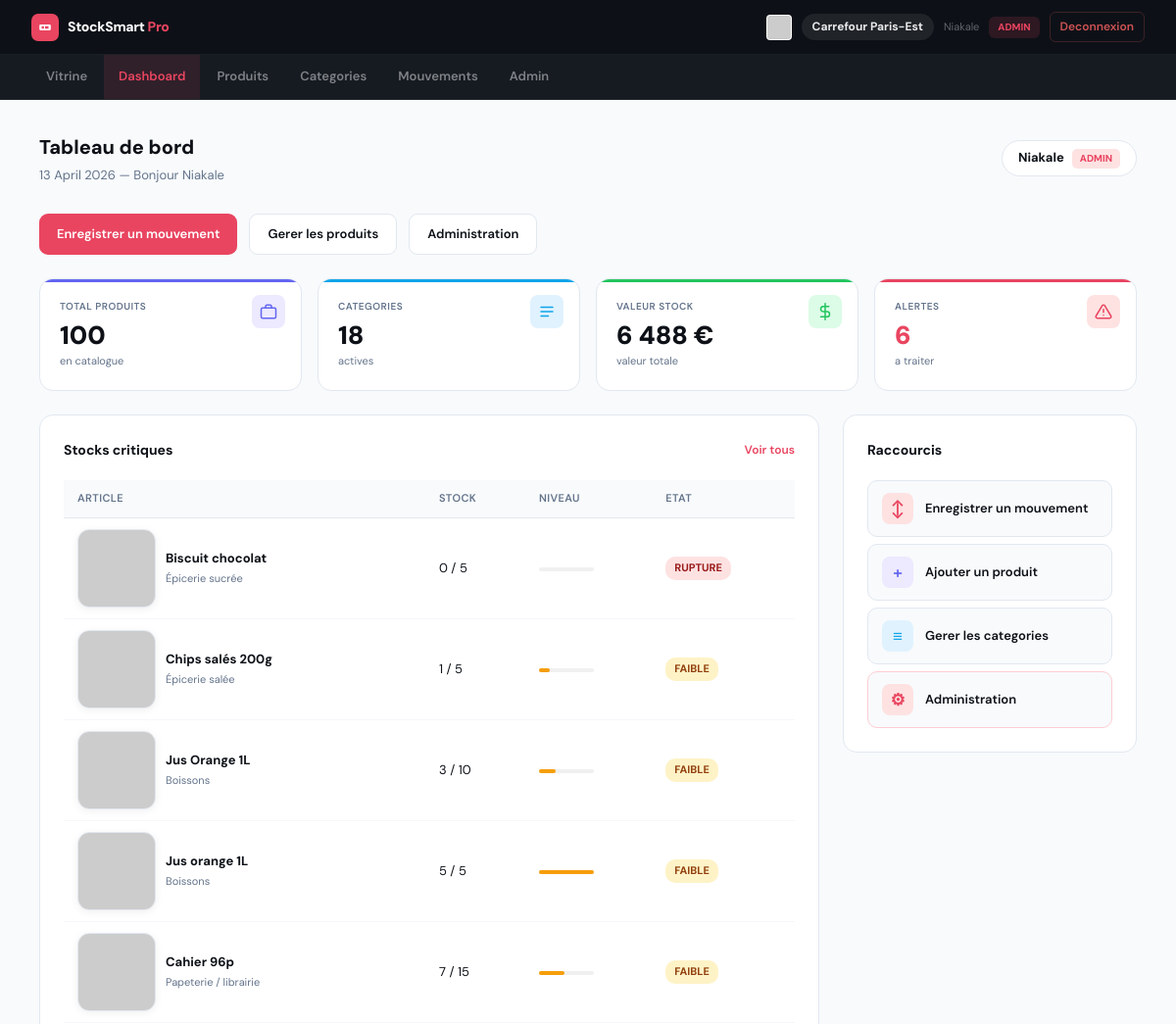
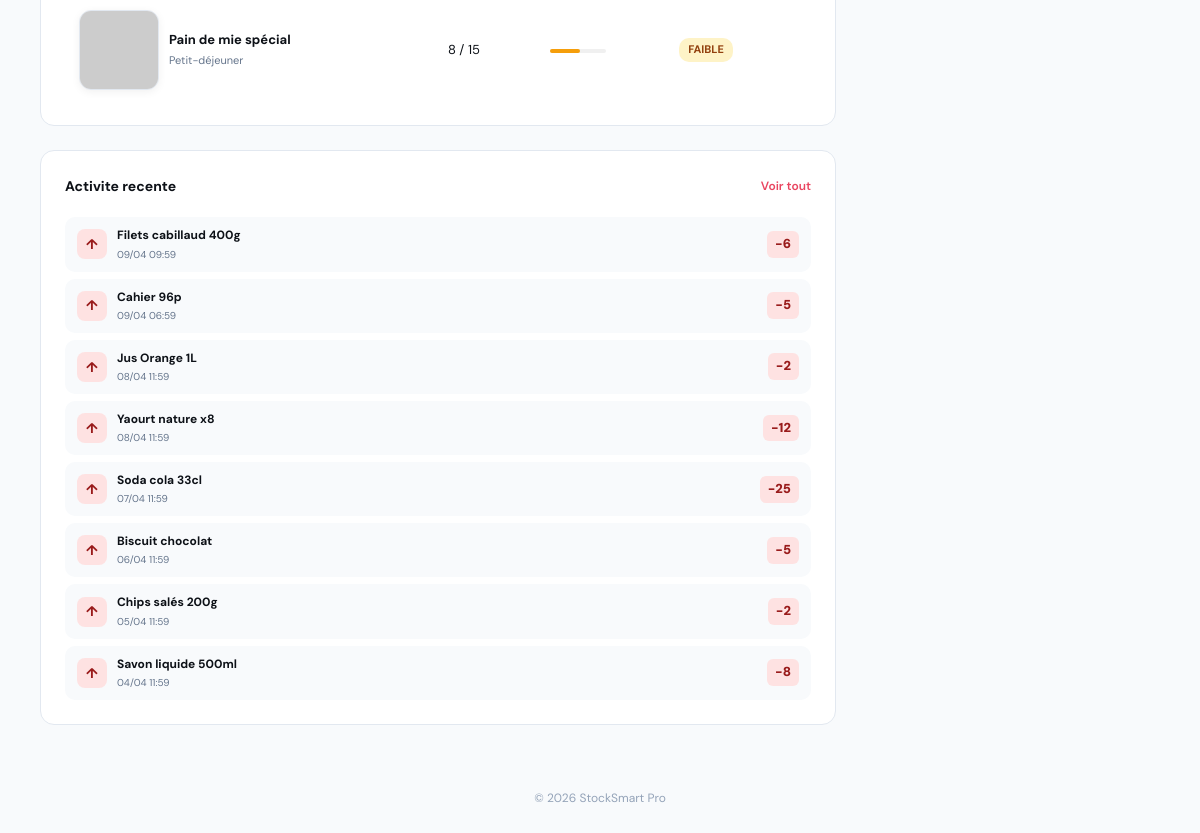
/dashboard.php (signed in), run on the app's committed database (2 pictures, top to bottom).
### tables this page shows
CREATE TABLE produits (
  id int(11) NOT NULL AUTO_INCREMENT,
  enseigne_id int(11) NOT NULL,         
  reference varchar(50) NOT NULL,
  nom varchar(150) NOT NULL,
  marque varchar(100) DEFAULT '',
  fournisseur varchar(100) DEFAULT '',
  categorie_id int(11) DEFAULT NULL,
  quantite int(11) DEFAULT 0,
  seuil_alerte int(11) DEFAULT 5,
  prix decimal(10,2) DEFAULT 0.00,
  image varchar(255) DEFAULT '',
  created_at timestamp NOT NULL DEFAULT current_timestamp(),
  PRIMARY KEY (id),
  UNIQUE KEY uk_reference_enseigne (reference, enseigne_id),   
  KEY idx_enseigne_nom (enseigne_id, nom),
  KEY idx_enseigne_quantite (enseigne_id, quantite),
  KEY idx_enseigne_seuil (enseigne_id, seuil_alerte),
  FOREIGN KEY (enseigne_id) REFERENCES enseignes(id) ON DELETE CASCADE,
  FOREIGN KEY (categorie_id) REFERENCES categories(id) ON DELETE SET NULL
);

CREATE TABLE categories (
  id int(11) NOT NULL AUTO_INCREMENT,
  nom varchar(100) NOT NULL,
  PRIMARY KEY (id),
  INDEX idx_nom (nom)
);

CREATE TABLE mouvements (
  id int(11) NOT NULL AUTO_INCREMENT,
  enseigne_id int(11) NOT NULL,         
  produit_id int(11) NOT NULL,
  utilisateur_id int(11) DEFAULT NULL,
  type_mouvement enum('approvisionnement','vente','perte_peremption','casse','retour_fournisseur','inventaire_regularisation','transfert','perte') NOT NULL,
  quantite int(11) NOT NULL,
  commentaire text DEFAULT NULL,
  date_mouvement datetime DEFAULT current_timestamp(),
  PRIMARY KEY (id),
  KEY idx_enseigne_date (enseigne_id, date_mouvement),
  KEY idx_produit (produit_id),
  KEY idx_utilisateur (utilisateur_id),
  FOREIGN KEY (enseigne_id) REFERENCES enseignes(id) ON DELETE CASCADE,
  FOREIGN KEY (produit_id) REFERENCES produits(id) ON DELETE CASCADE,
  FOREIGN KEY (utilisateur_id) REFERENCES utilisateurs(id) ON DELETE SET NULL
);

### config.php (called while the page is built, shortened)
<?php
function isAdmin(): bool {
    return ($_SESSION['user_role'] ?? '') === 'admin';
}
function canEdit(): bool {
    return in_array($_SESSION['user_role'] ?? '', ['admin', 'gerant', 'chef_rayon', 'magasinier']);
}
function h(string $s): string {
    return htmlspecialchars($s, ENT_QUOTES, 'UTF-8');
}

### dashboard.php (the view, shortened to what this page needs)
<?php
require_once 'config.php';
$user_prenom = $_SESSION['user_prenom'] ?? 'Utilisateur';
$user_role   = $_SESSION['user_role']   ?? 'employe';
$enseigne_id = $_SESSION['enseigne_id'];
$s = $pdo->prepare("SELECT COUNT(*) FROM produits WHERE enseigne_id = ?");
$s->execute([$enseigne_id]);
$totalProduits = (int)$s->fetchColumn();
$totalCategories = (int)$pdo->query("SELECT COUNT(*) FROM categories")->fetchColumn();
$s = $pdo->prepare("SELECT COUNT(*) FROM produits WHERE enseigne_id = ? AND quantite > 0 AND quantite <= seuil_alerte");
$s->execute([$enseigne_id]);
$stockFaible = (int)$s->fetchColumn();
$s = $pdo->prepare("SELECT COUNT(*) FROM produits WHERE enseigne_id = ? AND quantite = 0");
$s->execute([$enseigne_id]);
$ruptures = (int)$s->fetchColumn();
$s = $pdo->prepare("SELECT SUM(prix * quantite) FROM produits WHERE enseigne_id = ?");
$s->execute([$enseigne_id]);
$valeurStock = (float)($s->fetchColumn() ?: 0);
$s = $pdo->prepare("
    SELECT m.date_mouvement, m.type_mouvement, m.quantite, p.nom AS produit_nom
    FROM mouvements m JOIN produits p ON m.produit_id = p.id
    WHERE m.enseigne_id = ?
    ORDER BY m.date_mouvement DESC LIMIT 8
");
$s->execute([$enseigne_id]);
$derniersMouvements = $s->fetchAll();
$s = $pdo->prepare("
    SELECT p.nom, p.quantite, p.seuil_alerte, p.marque, p.image, c.nom AS categorie
    FROM produits p LEFT JOIN categories c ON p.categorie_id = c.id
    WHERE p.enseigne_id = ? AND p.quantite <= p.seuil_alerte
    ORDER BY p.quantite ASC LIMIT 6
");
$s->execute([$enseigne_id]);
$produitsAlerte = $s->fetchAll();
?>
<?php require_once '_nav.php'; ?>
<div class="container">
  <div class="page-header">
    <div>
      <div class="page-title">Tableau de bord</div>
      <div class="page-sub"><?= date('d F Y') ?> — Bonjour <?= h($user_prenom) ?></div>
    </div>
    <div class="user-pill">
      <?= h($user_prenom) ?>
      <span class="role-badge"><?= strtoupper($user_role) ?></span>
    </div>
  </div>
  <div class="quick-actions">
    <a href="pages/mouvements.php" class="btn-dash btn-dash-red">Enregistrer un mouvement</a>
    <?php if (canEdit()): ?>
      <a href="pages/produits.php" class="btn-dash btn-dash-outline">Gerer les produits</a>
    <?php endif; ?>
    <?php if (isAdmin()): ?>
      <a href="pages/admin.php" class="btn-dash btn-dash-outline">Administration</a>
    <?php endif; ?>
  </div>
<div class="kpi-grid">
  <div class="kpi">
    <div class="kpi-bar" style="background:#6366f1;"></div>
    <div class="kpi-icon" style="background:#ede9fe;">
      <svg viewBox="0 0 24 24" width="18" height="18" fill="none" stroke="#6366f1" stroke-width="2" stroke-linecap="round" stroke-linejoin="round">
        <rect x="2" y="7" width="20" height="14" rx="2"/><path d="M16 7V5a2 2 0 00-2-2h-4a2 2 0 00-2 2v2"/>
      </svg>
    </div>
    <div class="kpi-label">Total produits</div>
    <div class="kpi-val"><?= $totalProduits ?></div>
    <div class="kpi-sub">en catalogue</div>
  </div>
  <div class="kpi">
    <div class="kpi-bar" style="background:#0ea5e9;"></div>
    <div class="kpi-icon" style="background:#e0f2fe;">
      <svg viewBox="0 0 24 24" width="18" height="18" fill="none" stroke="#0ea5e9" stroke-width="2" stroke-linecap="round" stroke-linejoin="round">
        <path d="M4 6h16M4 12h16M4 18h10"/>
      </svg>
    </div>
    <div class="kpi-label">Categories</div>
    <div class="kpi-val"><?= $totalCategories ?></div>
    <div class="kpi-sub">actives</div>
  </div>
  <div class="kpi">
    <div class="kpi-bar" style="background:#22c55e;"></div>
    <div class="kpi-icon" style="background:#dcfce7;">
      <svg viewBox="0 0 24 24" width="18" height="18" fill="none" stroke="#22c55e" stroke-width="2" stroke-linecap="round" stroke-linejoin="round">
        <line x1="12" y1="1" x2="12" y2="23"/><path d="M17 5H9.5a3.5 3.5 0 000 7h5a3.5 3.5 0 010 7H6"/>
      </svg>
    </div>
    <div class="kpi-label">Valeur stock</div>
    <div class="kpi-val"><?= number_format($valeurStock, 0, ',', ' ') ?> €</div>
    <div class="kpi-sub">valeur totale</div>
  </div>
  <div class="kpi">
    <div class="kpi-bar" style="background:<?= ($stockFaible+$ruptures>0)?'#e94560':'#22c55e' ?>;"></div>
    <div class="kpi-icon" style="background:<?= ($stockFaible+$ruptures>0)?'#fee2e2':'#dcfce7' ?>;">
      <svg viewBox="0 0 24 24" width="18" height="18" fill="none" stroke="<?= ($stockFaible+$ruptures>0)?'#e94560':'#22c55e' ?>" stroke-width="2" stroke-linecap="round" stroke-linejoin="round">
        <path d="M10.29 3.86L1.82 18a2 2 0 001.71 3h16.94a2 2 0 001.71-3L13.71 3.86a2 2 0 00-3.42 0z"/><line x1="12" y1="9" x2="12" y2="13"/><line x1="12" y1="17" x2="12.01" y2="17"/>
      </svg>
    </div>
    <div class="kpi-label">Alertes</div>
    <div class="kpi-val" style="color:<?= ($stockFaible+$ruptures>0)?'#e94560':'#22c55e' ?>;"><?= $stockFaible+$ruptures ?></div>
    <div class="kpi-sub"><?= ($stockFaible+$ruptures>0)?'a traiter':'stock optimal' ?></div>
  </div>
</div>
  <div class="main-grid">
    <div style="display:flex;flex-direction:column;gap:1.5rem;">
      <div class="card">
        <div class="card-header">
          <div class="card-title">Stocks critiques</div>
          <a href="pages/produits.php" class="card-link">Voir tous</a>
        </div>
        <?php if (empty($produitsAlerte)): ?>
          <p style="text-align:center;padding:2rem;color:#22c55e;font-weight:600;">Tous les stocks sont au niveau optimal.</p>
        <?php else: ?>
          <table>
            <thead><tr><th>Article</th><th>Stock</th><th>Niveau</th><th>Etat</th></tr></thead>
            <tbody>
              <?php foreach ($produitsAlerte as $p):
                $search   = trim(($p['marque'] ?? '') . ' ' . $p['nom']);
                $localImg = !empty($p['image']) ? $p['image'] : '';
                $hasLocal = $localImg && file_exists($localImg);
                $avatar   = 'https://ui-avatars.com/api/?name=' . urlencode(mb_substr($p['nom'],0,2)) . '&background=f1f5f9&color=64748b&size=60&bold=true';
                $src      = $hasLocal ? $localImg : $avatar;
                $wid      = 'dw_' . md5($p['nom']);
                $pct      = $p['seuil_alerte'] > 0 ? min(100, round(($p['quantite']/$p['seuil_alerte'])*100)) : 0;
                $color    = $p['quantite'] == 0 ? '#e94560' : '#f59e0b';
              ?>
              <tr>
                <td>
                  <div class="prod-cell">
                    <div class="img-wrap <?= $hasLocal?'loaded':'' ?>" id="<?= $wid ?>">
                      <img class="prod-img-sm" src="<?= $src ?>" alt="<?= h($p['nom']) ?>"
                           <?= !$hasLocal ? 'data-search="'.h($search).'" data-wrapid="'.$wid.'"' : '' ?>>
                    </div>
                    <div>
                      <div class="prod-name"><?= h($p['nom']) ?></div>
                      <div class="prod-cat"><?= h($p['categorie'] ?? '') ?></div>
                    </div>
                  </div>
                </td>
                <td style="font-size:13px;white-space:nowrap;"><?= $p['quantite'] ?> / <?= $p['seuil_alerte'] ?></td>
                <td><div class="stock-bw"><div class="stock-bf" style="width:<?= $pct ?>%;background:<?= $color ?>;"></div></div></td>
                <td><span class="badge <?= $p['quantite']==0?'badge-crit':'badge-warn' ?>"><?= $p['quantite']==0?'RUPTURE':'FAIBLE' ?></span></td>
              </tr>
              <?php endforeach; ?>
            </tbody>
          </table>
        <?php endif; ?>
      </div>
      <div class="card">
        <div class="card-header">
          <div class="card-title">Activite recente</div>
          <a href="pages/mouvements.php" class="card-link">Voir tout</a>
        </div>
        <div class="act-list">
          <?php if (empty($derniersMouvements)): ?>
            <p style="text-align:center;padding:1rem;color:var(--mid);">Aucune activite enregistree.</p>
          <?php else: ?>
            <?php foreach ($derniersMouvements as $m):
              $entree = $m['type_mouvement'] === 'entree';
            ?>
            <div class="act-item">
              <div class="act-dir" style="background:<?= $entree?'#dcfce7':'#fee2e2' ?>;color:<?= $entree?'#16a34a':'#991b1b' ?>;">
                <?= $entree ? '↓' : '↑' ?>
              </div>
              <div>
                <div class="act-prod"><?= h($m['produit_nom']) ?></div>
                <div class="act-meta"><?= date('d/m H:i', strtotime($m['date_mouvement'])) ?></div>
              </div>
              <span class="act-qty" style="background:<?= $entree?'#dcfce7':'#fee2e2' ?>;color:<?= $entree?'#16a34a':'#991b1b' ?>;">
                <?= $entree?'+':'-' ?><?= $m['quantite'] ?>
              </span>
            </div>
            <?php endforeach; ?>
          <?php endif; ?>
        </div>
      </div>
    </div>
    <div>
      <div class="card">
        <div class="card-header"><div class="card-title">Raccourcis</div></div>
        <div class="short-list">
          <a href="pages/mouvements.php" class="short-item">
            <div class="short-icon" style="background:#fee2e2;color:#e94560;">↕</div>
            Enregistrer un mouvement
          </a>
          <a href="pages/produits.php" class="short-item">
            <div class="short-icon" style="background:#ede9fe;color:#6366f1;">+</div>
            Ajouter un produit
          </a>
          <a href="pages/categories.php" class="short-item">
            <div class="short-icon" style="background:#e0f2fe;color:#0ea5e9;">≡</div>
            Gerer les categories
          </a>
          <?php if (isAdmin()): ?>
          <a href="pages/admin.php" class="short-item" style="border-color:#fecdd3;">
            <div class="short-icon" style="background:#fee2e2;color:#e94560;">⚙</div>
            Administration
          </a>
          <?php endif; ?>
        </div>
      </div>
    </div>
  </div>
</div>
<footer>© <?= date('Y') ?> StockSmart Pro</footer>
</body>
</html>

### data on the page
produits: nom "Biscuit chocolat", categorie.nom "Épicerie sucrée", quantite "0", seuil_alerte "5", shows "RUPTURE"
produits: nom "Chips salés 200g", categorie.nom "Épicerie salée", quantite "1", seuil_alerte "5", shows "FAIBLE"
produits: nom "Jus Orange 1L", categorie.nom "Boissons", quantite "3", seuil_alerte "10", shows "FAIBLE"
produits: nom "Jus orange 1L", categorie.nom "Boissons", quantite "5", seuil_alerte "5", shows "FAIBLE"
produits: nom "Cahier 96p", categorie.nom "Papeterie / librairie", quantite "7", seuil_alerte "15", shows "FAIBLE"
produits: nom "Pain de mie spécial", categorie.nom "Petit-déjeuner", quantite "8", seuil_alerte "15", shows "FAIBLE"
mouvements: produit.nom "Filets cabillaud 400g", date_mouvement "09/04 09:59", quantite "6"
mouvements: produit.nom "Cahier 96p", date_mouvement "09/04 06:59", quantite "5"
mouvements: produit.nom "Jus Orange 1L", date_mouvement "08/04 11:59", quantite "2"
mouvements: produit.nom "Yaourt nature x8", date_mouvement "08/04 11:59", quantite "12"
mouvements: produit.nom "Soda cola 33cl", date_mouvement "07/04 11:59", quantite "25"
mouvements: produit.nom "Biscuit chocolat", date_mouvement "06/04 11:59", quantite "5"
mouvements: produit.nom "Chips salés 200g", date_mouvement "05/04 11:59", quantite "2"
mouvements: produit.nom "Savon liquide 500ml", date_mouvement "04/04 11:59", quantite "8"

### other printed values
$_SESSION['enseigne_nom'] "Carrefour Paris-Est"
$_SESSION['user_prenom'] "Niakale"
$_SESSION['user_role'] "ADMIN"
$label "Vitrine"
$label "Dashboard"
$label "Produits"
$label "Categories"
$label "Mouvements"
$label "Admin"
$user_prenom "Niakale"
$user_role "ADMIN"
$totalProduits "100"
$totalCategories "18"
$valeurStock "6 488"
$stockFaible+$ruptures "6"
